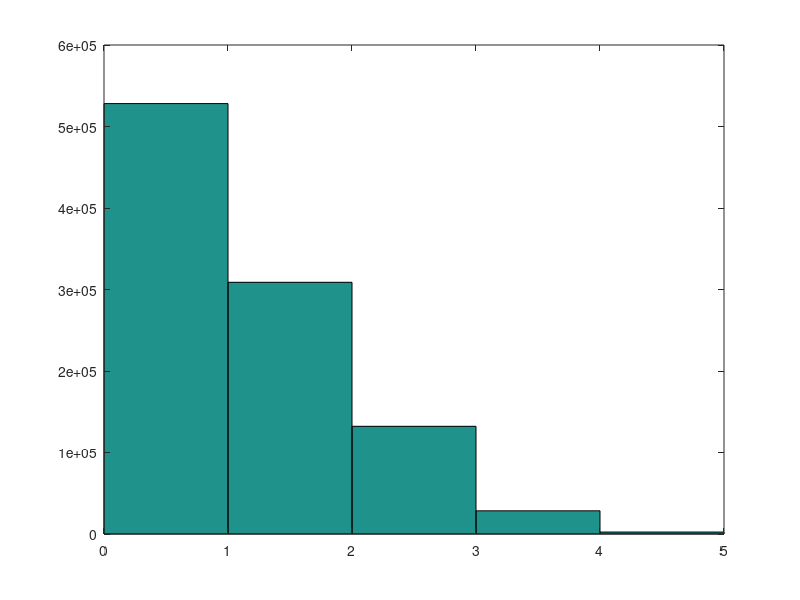

This figure's MATLAB source:
N=1000000;
Pecas=5;
p=0.3;
amostras=rand(5, N)<=0.3;
frel=sum(amostras);

hist(frel,5)

def3=sum((frel)==3)/N

def2=sum((frel)<=2)/N